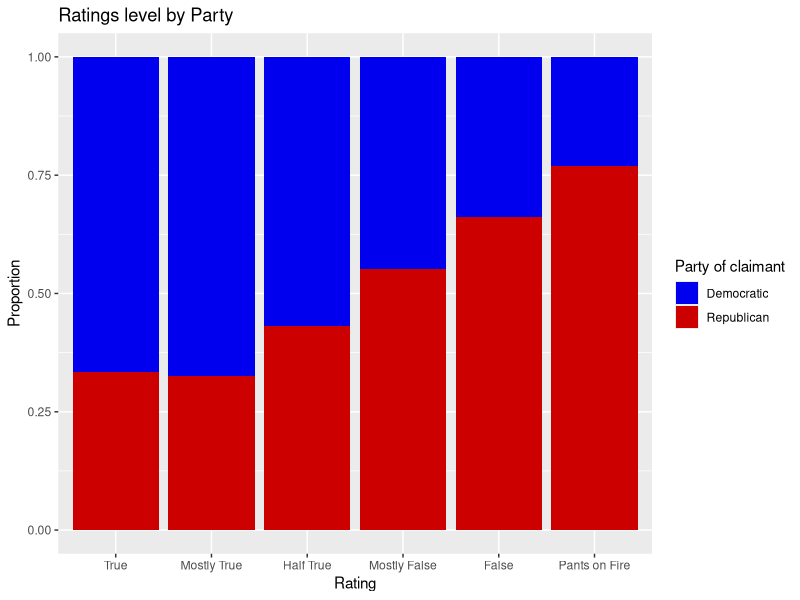
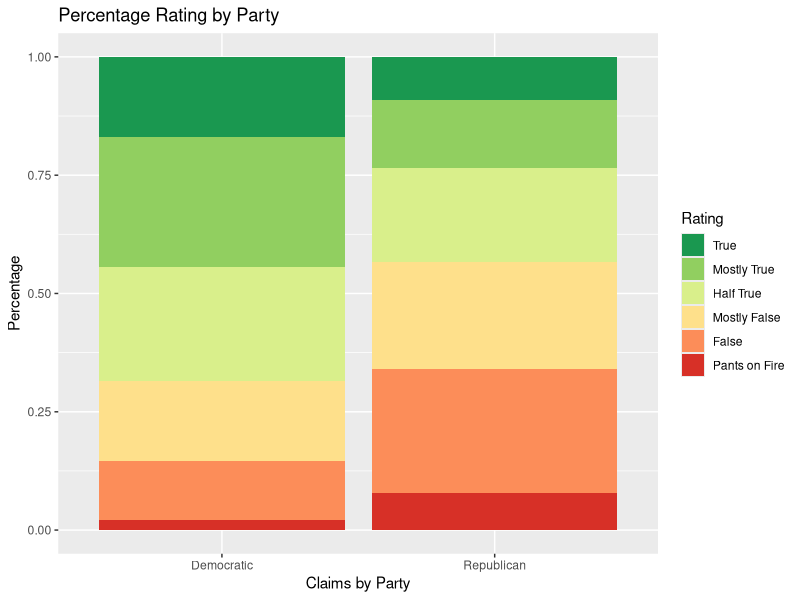

R code for these plots, in order: (Note: this script raises an error after producing the figures.)
## ---- chunk 1
knitr::opts_chunk$set(echo = TRUE)
## ---- chunk 2
library(tidyverse)
library(knitr)
## ---- chunk 3
megadata <- read_csv("megadata.csv")
## ---- chunk 4
clean_megadata<- megadata %>%
  mutate(textualRating = case_when(textualRating == "TRUE" ~ "True", 
                   textualRating == "FALSE" ~"False", 
                   textualRating == "Mostly True" ~ "Mostly True", 
                   textualRating == "Half True" ~ "Half True", 
                   textualRating == "Mostly False" ~ "Mostly False", 
                   textualRating == "Pants on Fire" ~ "Pants on Fire"))
clean_megadata$textualRating <- factor(clean_megadata$textualRating,
                                 levels = c("True", 
                                            "Mostly True", 
                                            "Half True", 
                                            "Mostly False", 
                                            "False", 
                                            "Pants on Fire"))
## ---- chunk 5
ggplot(clean_megadata, aes(x = textualRating, fill = claimant_party)) + 
 geom_bar(position = "fill") + 
  scale_fill_manual( values = c("blue2", "red3")) + 
  labs(title = "Ratings level by Party",
       x = "Rating", 
       y = "Proportion", 
       fill = "Party of claimant")
## ---- chunk 6
ggplot(clean_megadata, aes(x = claimant_party, fill = textualRating)) + 
         geom_bar(position = "fill") + 
  scale_fill_manual( values = c("#1a9850",
                                "#91cf60",
                                "#d9ef8b", 
                                "#fee08b", 
                                "#fc8d59", 
                                "#d73027")) +
  labs(title = "Percentage Rating by Party", 
       x = "Claims by Party", 
       fill = "Rating", y = "Percentage" )


## ---- chunk 7
clean_megadata %>%
  count(claimant_party, textualRating) %>%
  pivot_wider(id_cols = c(claimant_party, 
                          textualRating),
              names_from = textualRating,
              values_from = n,
              values_fill = 0) %>% 
  kable(caption = "Fact-checks per rating by PArty")
## ---- chunk 8
legis_tibble <- megadata %>%
  filter(Legislation == TRUE) %>%
  mutate(party = ifelse(claimant_party == "Republican", 
                        "Republican", 
                        "Democratic")) %>%
  group_by(party) %>%
  summarise(Legislation = n())

fear_tibble <- megadata %>%
  filter(Fear == TRUE) %>%
  mutate(party = ifelse(claimant_party == "Republican", 
                        "Republican", 
                        "Democratic")) %>%
  group_by(party) %>%
  summarise(Fear = n())
opp_tibble <- megadata %>%
  filter(`Opponent/Opponent's Record` == TRUE) %>%
  mutate(party = ifelse(claimant_party == "Republican", 
                        "Republican", 
                        "Democratic")) %>%
  group_by(party) %>%
  summarise(`Opponent/Opponent's Record` = n())

self_tibble <- megadata %>%
  filter(`Self/Personal Record`== TRUE) %>%
  mutate(party = ifelse(claimant_party == "Republican", 
                        "Republican", 
                        "Democratic")) %>%
  group_by(party) %>%
  summarise(`Self/Personal Record` = n())

macro_tibble <- fear_tibble %>%
  left_join(legis_tibble, by = c("party")) %>%
   left_join(self_tibble, by = c("party")) %>%
    left_join(opp_tibble, by = c("party"))
    
macro_tibble %>% kable(caption = "Macro Categories by Party")
